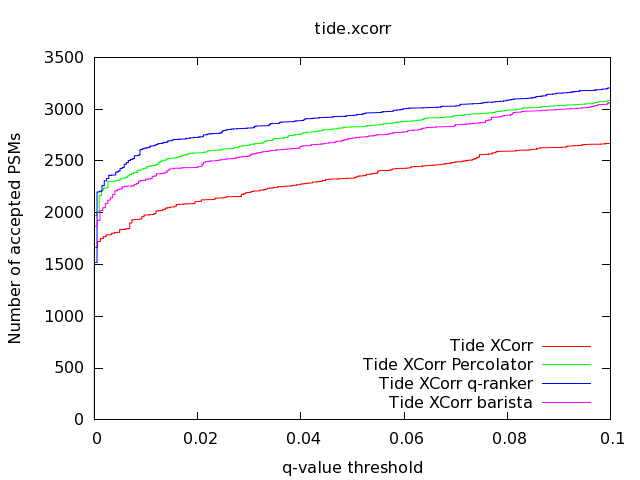

Source code (gnuplot):
set output "/dev/null"
set terminal png
set title "tide.xcorr"
set xlabel "q-value threshold"
set ylabel "Number of accepted PSMs"
set xrange [0:0.1]
set key bottom right
plot "tide-xcorr/tide-search.q.txt" using 1:0 title "Tide XCorr" with lines lw 1
replot "tide-xcorr/tide-search.percolator.q.txt" using 1:0 title "Tide XCorr Percolator" with lines lw 1
replot "tide-xcorr/tide-search.q-ranker.q.txt" using 1:0 title "Tide XCorr q-ranker" with lines lw 1
replot "tide-xcorr/tide-search.barista.q.txt" using 1:0 title "Tide XCorr barista" with lines lw 1
set output
replot
